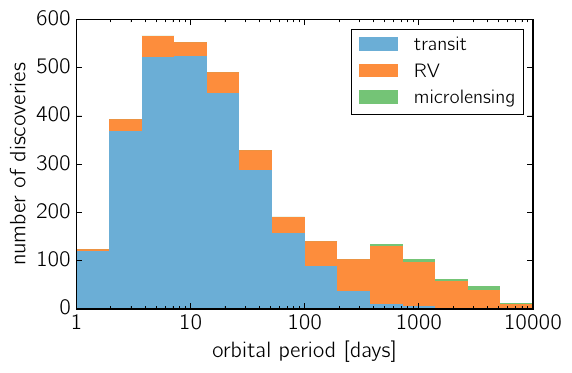

Python code for this plot:
# -*- coding: utf-8 -*-

from __future__ import division, print_function

import numpy as np
import pandas as pd

import matplotlib
import matplotlib.pyplot as pl

from peerless.plot_setup import COLORS

names = ["id", "binary", "mass", "radius", "period", "a", "e", "per", "long",
         "asc", "incl", "teq", "age", "method", "year", "updated", "ra", "dec",
         "dist", "s_mass", "s_radius", "s_feh", "s_teff", "s_age"]

oec = pd.read_csv("open_exoplanet_catalogue.txt", skiprows=30, names=names)

for k, _ in oec.groupby("method"):
    print(k, np.sum(oec.method == k))

G = 2945.4625385377644
oec["approx_period"] = 2*np.pi*np.sqrt((215.1*oec.a)**3/G/oec.s_mass)

names = ["transit", "RV", "microlensing"]
hists = {}
m0 = np.isfinite(oec.period)
oec.period[~m0] = oec.approx_period[~m0]
m0 = np.isfinite(oec.period)
bins = np.linspace(np.log10(1.0), np.log10(1e4), 15)
for k in names:
    m = (oec.method == k) & m0
    h, bins = np.histogram(np.log10(oec[m].period), bins)
    hists[k] = h
print(hists["microlensing"])

w = np.diff(10**bins)
bins = 10**bins
bins = bins[:-1]

fig, ax = pl.subplots(1, 1, figsize=(6, 4))
ax.bar(bins, hists["transit"], width=w, color="#6baed6", edgecolor="none",
       label="transit")
ax.bar(bins, hists["RV"], width=w, color="#fd8d3c", edgecolor="none",
       bottom=hists["transit"],
       label="RV")
ax.bar(bins, hists["microlensing"], width=w, color="#74c476", edgecolor="none",
       bottom=hists["transit"] + hists["RV"],
       label="microlensing")
ax.set_xscale("log")
ax.set_xlim(bins[0], bins[-1] + w[-1])

ax.set_xlabel("orbital period [days]")
ax.set_ylabel("number of discoveries")

pl.legend(fontsize=14, loc="upper right")

ax.xaxis.set_major_formatter(matplotlib.ticker.FormatStrFormatter("%.0f"))

fig.savefig("method_comp.pdf", bbox_inches="tight")
